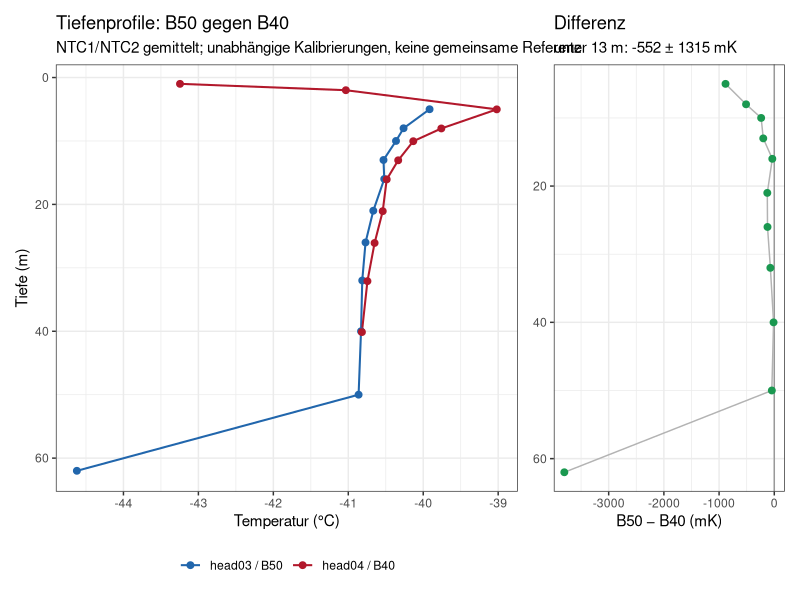
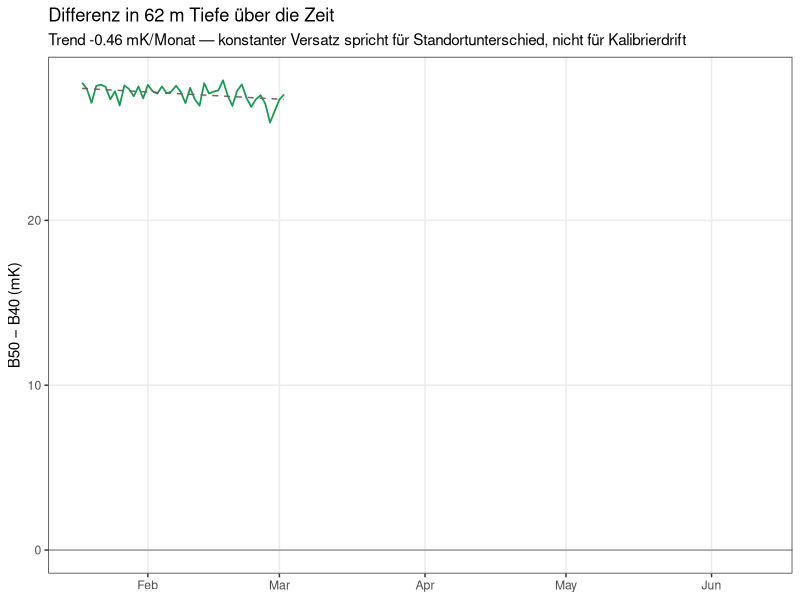

Source code (R) for these figures, in order:
## ---- chunk 1
library(readr); library(dplyr); library(tidyr); library(ggplot2)
library(lubridate); library(patchwork)

d3   <- read_csv("./data/decoded_head03_231709_combined.csv", show_col_types = FALSE) |>
  mutate(time_utc = as_datetime(time_utc))
d4   <- read_csv("./data/decoded_head04_231710_combined.csv", show_col_types = FALSE) |>
  mutate(time_utc = as_datetime(time_utc))
dep3 <- read_csv("./data/head03_depths.csv", show_col_types = FALSE)
cal4 <- read_csv("./data/head04_calibration.csv", show_col_types = FALSE) |>
  distinct(node, depth_m)

# Gemeinsames Fenster: letzte 3 Wochen, in denen BEIDE Systeme gesendet haben.
t_end <- min(max(d3$time_utc), max(d4$time_utc))
win   <- c(t_end - 21*86400, t_end)

prof <- function(d, nodes) sapply(nodes, function(i) {
  a <- d[[sprintf("n%d.ntc1_temp_C", i)]]; b <- d[[sprintf("n%d.ntc2_temp_C", i)]]
  x <- rowMeans(cbind(a, b), na.rm = TRUE)
  mean(x[d$time_utc >= win[1] & d$time_utc <= win[2]], na.rm = TRUE) })

n3 <- dep3$node[dep3$chain == "C25.4.A (60 m, Luft)"]
p3 <- tibble(depth = dep3$depth_m[n3], T = prof(d3, n3), Kopf = "head03 / B50")
n4 <- cal4$node[cal4$node <= 20]
p4 <- tibble(depth = cal4$depth_m[cal4$node <= 20], T = prof(d4, n4), Kopf = "head04 / B40")

dif <- p3 |> mutate(T4 = approx(p4$depth, p4$T, xout = depth, rule = 2)$y,
                    diff_mK = 1000*(T - T4))
deep <- dif |> filter(depth >= 13)
## ---- chunk 2
both <- bind_rows(p3, p4) |> filter(depth <= 70)
p_prof <- ggplot(both, aes(T, depth, colour = Kopf)) +
  geom_path(linewidth = 0.7) + geom_point(size = 2) +
  scale_y_reverse("Tiefe (m)") + scale_x_continuous("Temperatur (°C)") +
  scale_colour_manual(NULL, values = c("head03 / B50" = "#2166ac",
                                       "head04 / B40" = "#b2182b")) +
  labs(title = "Tiefenprofile: B50 gegen B40",
       subtitle = "NTC1/NTC2 gemittelt; unabhängige Kalibrierungen, keine gemeinsame Referenz") +
  theme_bw(11) + theme(legend.position = "bottom")

p_diff <- ggplot(dif, aes(diff_mK, depth)) +
  geom_vline(xintercept = 0, colour = "grey60") +
  geom_path(colour = "grey70") + geom_point(size = 2, colour = "#1a9850") +
  scale_y_reverse(NULL) + scale_x_continuous("B50 − B40 (mK)") +
  labs(title = "Differenz",
       subtitle = sprintf("unter 13 m: %+.0f ± %.0f mK", mean(deep$diff_mK), sd(deep$diff_mK))) +
  theme_bw(11)

p_prof + p_diff + plot_layout(widths = c(2, 1))
## ---- chunk 3
knitr::kable(dif |> transmute(`Tiefe (m)` = depth,
                              `B50 (°C)` = round(T, 3), `B40 (°C)` = round(T4, 3),
                              `Differenz (mK)` = round(diff_mK, 0)),
             caption = "Knotenweiser Vergleich (die B40-Kette hat fast identische Nominaltiefen, die Interpolation ist daher praktisch exakt).")
## ---- chunk 4
g3 <- deep$T[nrow(deep)]  - deep$T[1]
g4 <- deep$T4[nrow(deep)] - deep$T4[1]
cat(sprintf("- **Tiefer Bereich (13–62 m): %+.0f ± %.0f mK** (Spannweite %.0f mK). Standortunterschied und Kalibrierfehler zusammen bleiben damit im Bereich weniger zehn mK — für zwei Standorte, zwei Geräte und zwei unabhängig entstandene Kalibrierungen ein enger Rahmen.\n",
            mean(deep$diff_mK), sd(deep$diff_mK), diff(range(deep$diff_mK))))
cat(sprintf("- **Oben (5–10 m) läuft die Differenz auf bis zu %.0f mK auf.** Das ist kein Kalibrierfehler, sondern die saisonale Welle: Amplitude und Phase hängen von lokaler Akkumulation und Schneedichte ab, und bei ~8 m ist der Gradient der Welle am steilsten.\n",
            max(abs(dif$diff_mK[dif$depth < 13]))))
cat(sprintf("- **Tiefengradient 13 → 62 m: B50 %+.3f K, B40 %+.3f K** (Differenz %.3f K). Der Gradient trägt das Paläosignal; %s\n",
            g3, g4, abs(g3-g4),
            if (abs(g3-g4) > 0.1)
              "nach dem Winden-Befund (dieselben Sensoren in beiden Bohrlöchern) ist das ein **realer Standortunterschied**, kein Kalibriereffekt — die Bohrlöcher tragen unterschiedliche Oberflächentemperatur- bzw. Akkumulationsgeschichten. Für eine gemeinsame Paläo-Inversion heißt das: getrennt invertieren und die Standortdifferenz als Signal behandeln, nicht als Fehler."
            else "beide Systeme sehen dieselbe Klimageschichte."))
## ---- chunk 5
i3 <- dep3$node[dep3$chain == "C25.4.A (60 m, Luft)"] |> tail(1)
i4 <- cal4$node[which.min(abs(cal4$depth_m - dep3$depth_m[i3]))]
ts <- inner_join(
  d3 |> transmute(day = as.Date(time_utc),
                  t3 = rowMeans(cbind(.data[[sprintf("n%d.ntc1_temp_C", i3)]],
                                      .data[[sprintf("n%d.ntc2_temp_C", i3)]]), na.rm = TRUE)) |>
    group_by(day) |> summarise(t3 = mean(t3, na.rm = TRUE), .groups = "drop"),
  d4 |> transmute(day = as.Date(time_utc),
                  t4 = rowMeans(cbind(.data[[sprintf("n%d.ntc1_temp_C", i4)]],
                                      .data[[sprintf("n%d.ntc2_temp_C", i4)]]), na.rm = TRUE)) |>
    group_by(day) |> summarise(t4 = mean(t4, na.rm = TRUE), .groups = "drop"),
  by = "day") |> mutate(diff_mK = 1000*(t3 - t4))

ggplot(ts, aes(day, diff_mK)) +
  geom_hline(yintercept = 0, colour = "grey60") +
  geom_line(colour = "#1a9850", linewidth = 0.6) +
  geom_smooth(method = "lm", se = FALSE, colour = "grey40", linetype = "dashed", linewidth = 0.5) +
  scale_x_date(NULL) + scale_y_continuous("B50 − B40 (mK)") +
  labs(title = sprintf("Differenz in %.0f m Tiefe über die Zeit", dep3$depth_m[i3]),
       subtitle = sprintf("Trend %+.2f mK/Monat — konstanter Versatz spricht für Standortunterschied, nicht für Kalibrierdrift",
                          coef(lm(diff_mK ~ as.numeric(day), data = ts))[2]*30)) +
  theme_bw(11) + theme(panel.grid.minor = element_blank())
